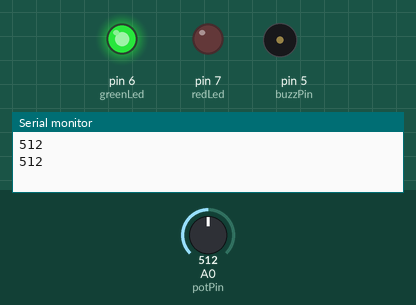
Bench run of a sketch on a simulated Arduino Uno, built with avr-gcc and run on an emulated ATmega328P. Shown: output pins drawn as LEDs (lit = HIGH), buzzer (waves = sounding, pin HIGH), the last lines printed to the serial monitor. The test bench sets the inputs (shaded band); at power-on: A0 (potPin) = 512.

Above: at 1.8 s.
1.9 s: A0 (potPin) set to 681
4.2 s: A0 (potPin) set to 715
At 6.4 s:
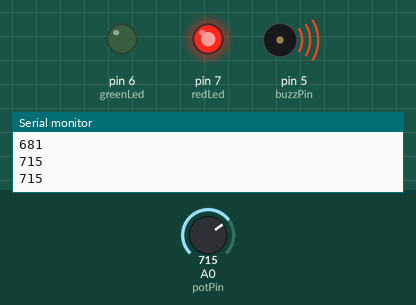
7.5 s: A0 (potPin) set to 690
At 9.9 s:
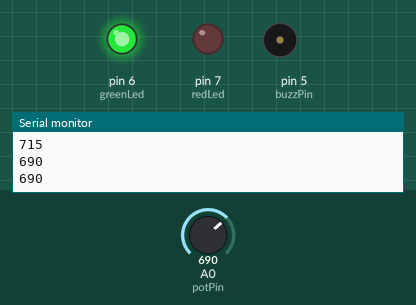
10.5 s: A0 (potPin) set to 710
At 13.4 s:
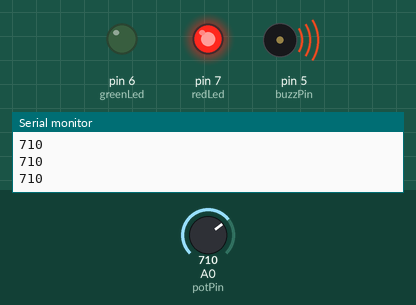
Timing chart, 0 to 14.5 s (numbered marks = the images above; inputs shaded):
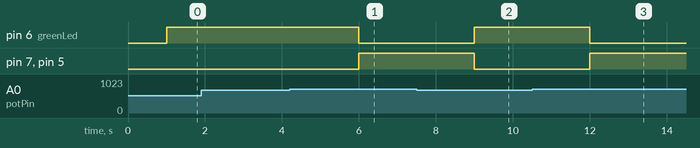

Measured:
- the behaviour switches between 699 and 700 on A0 (potPin) (found by bisection; images 0 and 1)
- after the input at 4.2 s, pin 6 (greenLed): HIGH → LOW after 1.8 s; pin 7 (redLed), pin 5 (buzzPin): LOW → HIGH after 1.8 s
- after the input at 7.5 s, pin 6 (greenLed): LOW → HIGH after 1.5 s; pin 7 (redLed), pin 5 (buzzPin): HIGH → LOW after 1.5 s
- after the input at 10.5 s, pin 6 (greenLed): HIGH → LOW after 1.5 s; pin 7 (redLed), pin 5 (buzzPin): LOW → HIGH after 1.5 s

The sketch:

Arduino-Basic-Project-_7-Code.ino
```cpp
// Date: 23/11/21
// Khaled Md. Saifullah
// KastTech

int greenLed = 6;
int redLed = 7;
int buzzPin = 5;
int potPin = A0;
int potValue;

void setup() {

  pinMode(greenLed, OUTPUT);
  pinMode(redLed, OUTPUT);
  pinMode(buzzPin, OUTPUT);
  pinMode(potPin, INPUT);
  Serial.begin(9600);
}

void loop() {

  potValue = analogRead(potPin);
  Serial.println(potValue);
  delay(1000);
  if (potValue >= 700) {
    digitalWrite(redLed, HIGH);
    digitalWrite(buzzPin, HIGH);
    digitalWrite(greenLed, LOW);
  } else {
    digitalWrite(greenLed, HIGH);
    digitalWrite(redLed, LOW);
    digitalWrite(buzzPin, LOW);
  }
}
```
